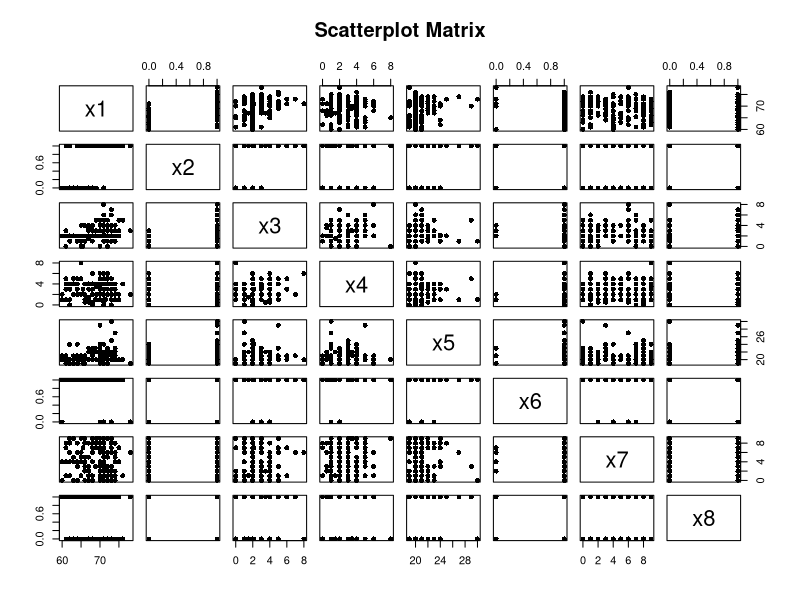
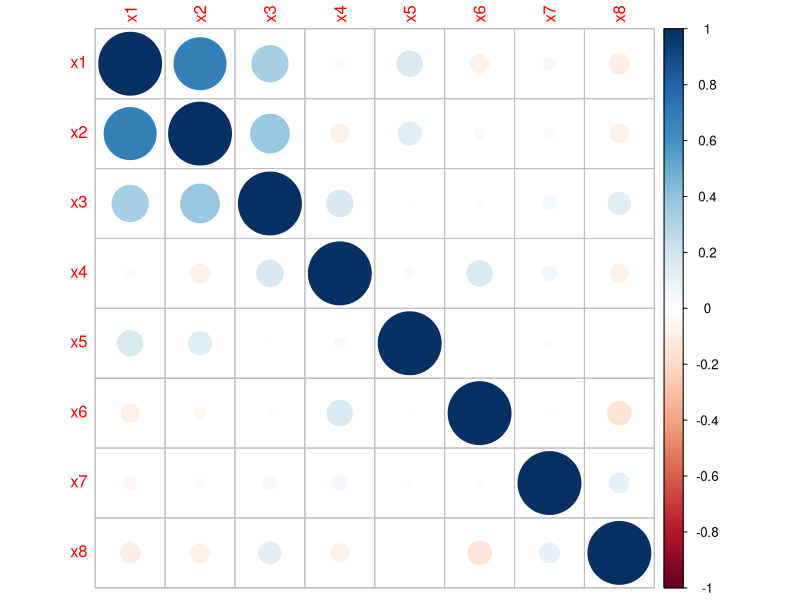
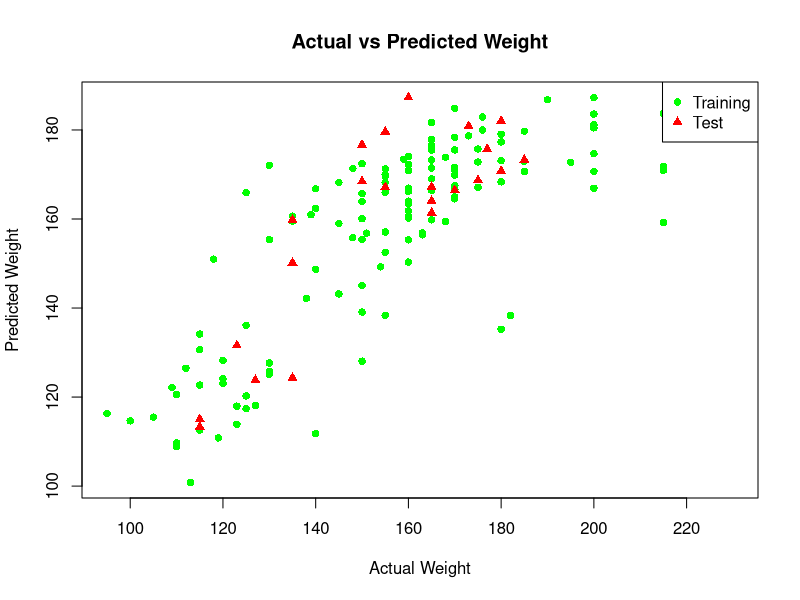
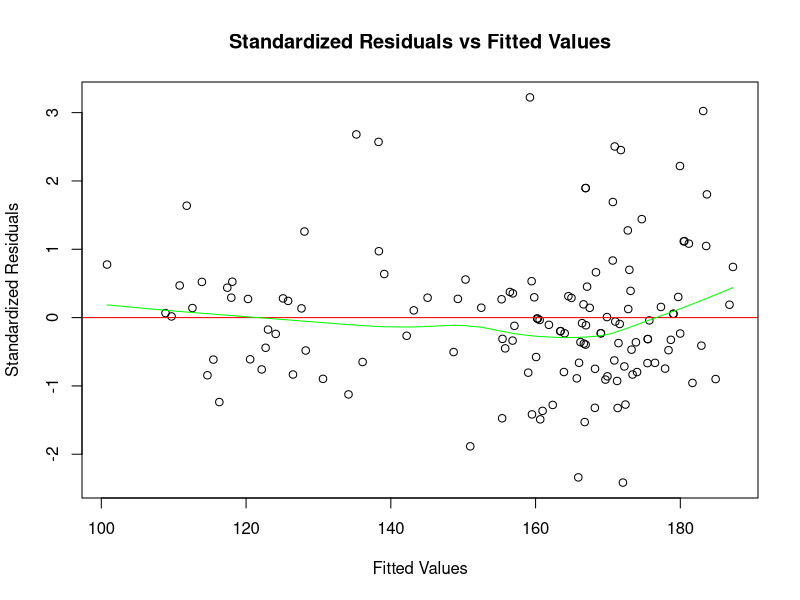
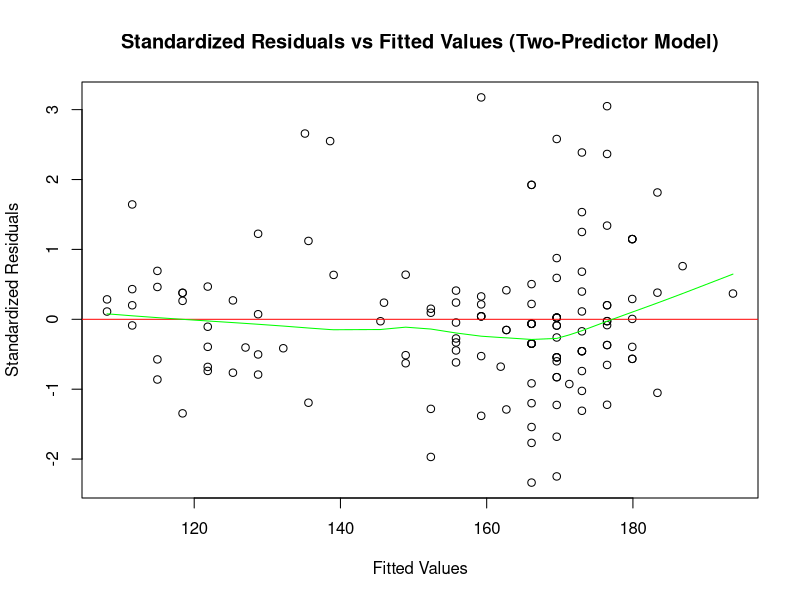
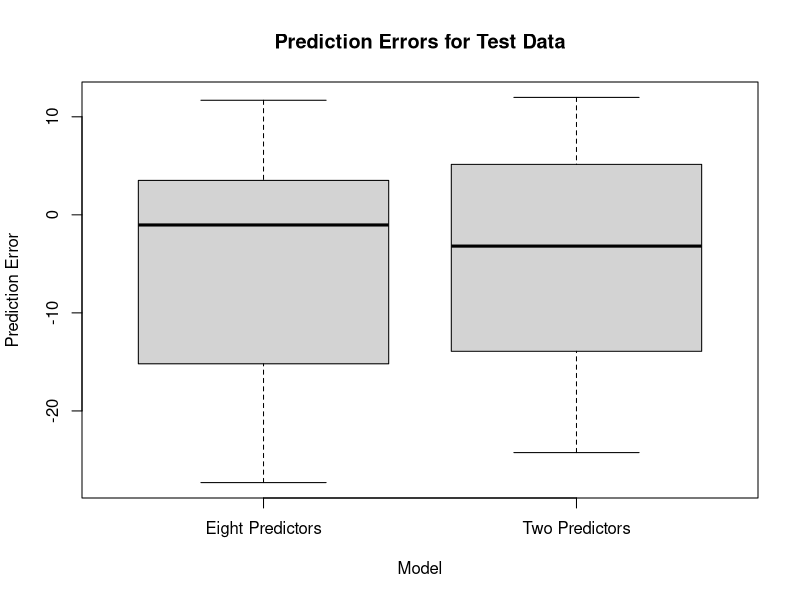

These charts were generated, in order, by the following R code:
# Read the training and testing data
setwd("/Users/veerabhmahadik/Desktop")
training_data<-read.csv("Train.csv")
test_data <- read.csv("Test.csv")

# Question 1
# Load necessary libraries
library(corrplot)

# Scatterplot matrix
pairs(training_data[, -1], pch = 16, main = "Scatterplot Matrix")

# Correlation matrix
correlation_matrix <- cor(training_data[, -1])
corrplot(correlation_matrix, method = "circle")

# Question 2
# Fit a linear regression model using all predictor variables
model <- lm(y ~ ., data = training_data)

# Make predictions for both training and test sets
training_predictions <- predict(model, newdata = training_data)
test_predictions <- predict(model, newdata = test_data)

# Create a data frame to combine actual and predicted values along with group labels
combined_data <- data.frame(
  Group = c(rep("Training", nrow(training_data)), rep("Test", nrow(test_data))),
  Actual = c(training_data$y, test_data$y),
  Predicted = c(training_predictions, test_predictions)
)

# Scatter plot of actual vs predicted values, distinguishing training and test groups
plot(
  Predicted ~ Actual,
  data = combined_data,
  pch = ifelse(combined_data$Group == "Training", 16, 17),
  col = ifelse(combined_data$Group == "Training", "green", "red"),
  xlab = "Actual Weight",
  ylab = "Predicted Weight",
  main = "Actual vs Predicted Weight"
)

# Add a legend
legend("topright", legend = c("Training", "Test"), pch = c(16, 17), col = c("green", "red"))

# Question 3
# Make predictions for the test set
test_predictions <- predict(model, newdata = test_data, interval = "prediction", level = 0.95)

# Extract predicted values and prediction intervals
predicted_values <- test_predictions[, 1]
prediction_intervals <- test_predictions[, c(2, 3)]

# Calculate prediction errors
prediction_errors <- test_data$y - predicted_values

# Output prediction intervals and prediction errors
print("Prediction Intervals:")
print(prediction_intervals)
print("Prediction Errors:")
print(prediction_errors)

# Question 4
# Calculate standardized residuals
training_residuals <- rstandard(model)

# Plot standardized residuals vs fitted values
plot(fitted(model), training_residuals, 
     xlab = "Fitted Values", ylab = "Standardized Residuals", 
     main = "Standardized Residuals vs Fitted Values")

# Add a horizontal line at y = 0 for reference
abline(h = 0, col = "red")

# Add a smoothed line (loess fit) to check for patterns
lines(lowess(fitted(model), training_residuals), col = "green")

# Question 5
# Problem 2: Fit Regression Models
# Fit regression model with only predictor variables x1 and x2
model_two_predictors <- lm(y ~ x1 + x2, data = training_data)

# Make predictions for the test set using both models
test_predictions_eight_predictors <- predict(model, newdata = test_data)
test_predictions_two_predictors <- predict(model_two_predictors, newdata = test_data)

# Problem 3: Calculate Prediction Intervals and Errors
# Calculate prediction intervals and errors for both models
prediction_intervals_eight_predictors <- predict(model, newdata = test_data, interval = "prediction", level = 0.95)
prediction_errors_eight_predictors <- test_data$y - prediction_intervals_eight_predictors[, 1]

prediction_intervals_two_predictors <- predict(model_two_predictors, newdata = test_data, interval = "prediction", level = 0.95)
prediction_errors_two_predictors <- test_data$y - prediction_intervals_two_predictors[, 1]

# Problem 4: Plot Standardized Residuals vs Fitted Values
# Calculate standardized residuals for both models
training_residuals_two_predictors <- rstandard(model_two_predictors)

# Plot standardized residuals vs fitted values for the two-predictor model
plot(fitted(model_two_predictors), training_residuals_two_predictors, 
     xlab = "Fitted Values", ylab = "Standardized Residuals", 
     main = "Standardized Residuals vs Fitted Values (Two-Predictor Model)")

abline(h = 0, col = "red")
lines(lowess(fitted(model_two_predictors), training_residuals_two_predictors), col = "green")

# Construct side-by-side box plots of the two sets of prediction errors for the test data
# Combine prediction errors into a data frame
prediction_errors_data <- data.frame(
  Model = c(rep("Eight Predictors", length(prediction_errors_eight_predictors)), 
            rep("Two Predictors", length(prediction_errors_two_predictors))),
  Prediction_Error = c(prediction_errors_eight_predictors, prediction_errors_two_predictors)
)

# Create side-by-side box plots
boxplot(Prediction_Error ~ Model, data = prediction_errors_data, 
        xlab = "Model", ylab = "Prediction Error",
        main = "Prediction Errors for Test Data")

# Question 6
# Fit the full model with all predictors
full_model <- lm(y ~ ., data = training_data)

# Fit the reduced model excluding predictors x3 through x8
reduced_model <- lm(y ~ x1 + x2, data = training_data)

# Calculate the sums of squares for both models
ss_full <- sum(residuals(full_model)^2)
ss_reduced <- sum(residuals(reduced_model)^2)

# Calculate the extra sum of squares
extra_ss <- ss_reduced - ss_full

# Calculate degrees of freedom for the F-test
df_full <- df.residual(full_model)
df_reduced <- df.residual(reduced_model)
df_extra <- df_reduced - df_full

# Perform the F-test
F_stat <- (extra_ss / df_extra) / (ss_full / df_full)
p_value <- pf(F_stat, df_extra, df_full, lower.tail = FALSE)

# Results
cat("Extra Sum of Squares:", extra_ss, "\n")
cat("F-statistic:", F_stat, "\n")
cat("p-value:", p_value, "\n")

